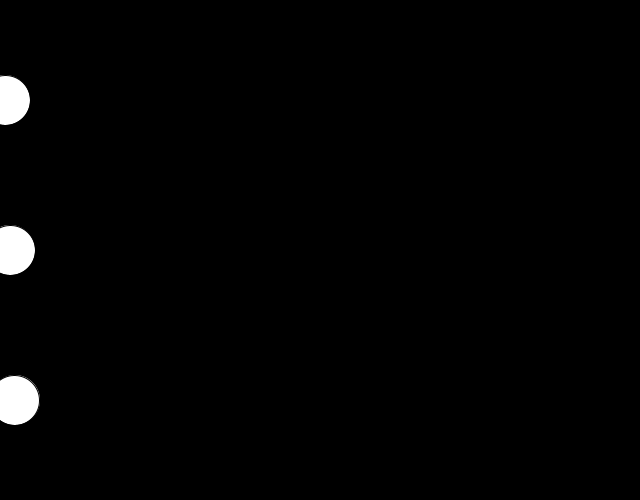
Frame 1 (no input)
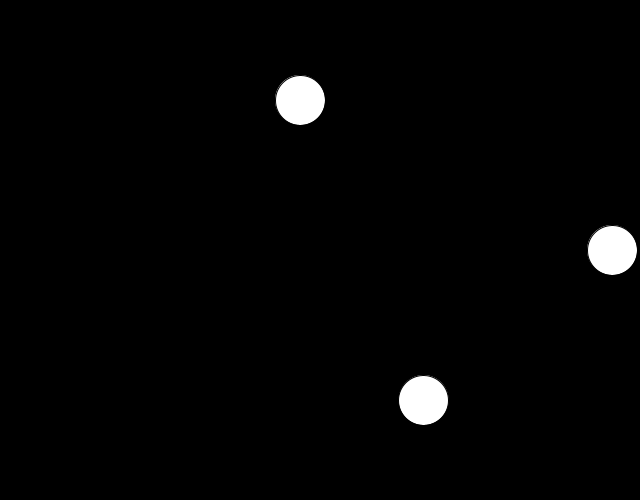
Frame 60 (the mouse pressed at the canvas centre just before this capture)
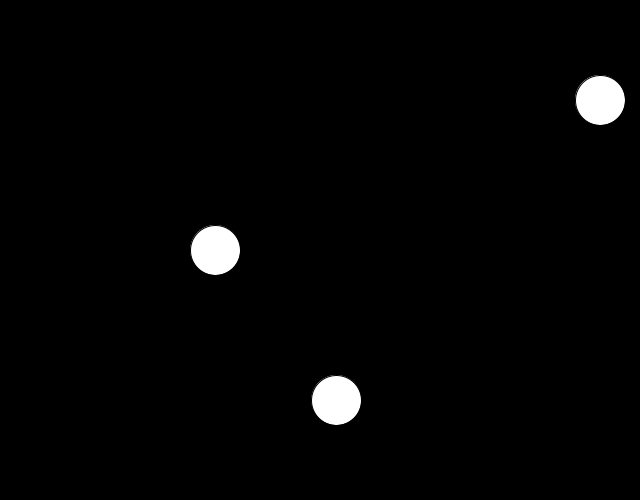
Frame 120 (the mouse held since frame 60 and released just before this capture)

The Processing sketch that drew these frames (run headless with seeded random() and noise(); from frame 60 on, the mouse is pressed at the canvas centre):

// Processing sketch: wave_motion
// ── wave_motion.pde
/*
* Comparing constant motion to organic variable motion using 
* sin and cos wave values
*/

float constantX, constantY, constantXSpeed;
float sinX, sinY, sinXDir, sinT;
float cosX, cosY, cosXDir, cosT;
float tanX, tanY, tanXDir, tanT;

void setup() {
  size(640, 500); 

  constantX = 0;
  constantY = 100;
  constantXSpeed = 5;

  sinX = 0;
  sinY = 250;
  sinXDir = 1;
  sinT = 0;

  cosX = 0;
  cosY = 400;
  cosXDir = 1;
  cosT = 0;
}

void draw() {
  background(0); 

  /////////////////////////////////////////////////////////////////////////////////////////////
  ///////////////////////////////////CONSTANT MOTION/////////////////////////////////////////// 
  /////////////////////////////////////////////////////////////////////////////////////////////

  if (constantX < 0 || constantX > width) 
    constantXSpeed *= -1;

  // With constant Motion, you are moving the ball the same amount with each frame
  constantX += constantXSpeed;
  ellipse(constantX, constantY, 50, 50); 


  ///////////////////////////////////////////////////////////////////////////////////////////
  ///////////////////////////////////SINE MOTION/////////////////////////////////////////////       
  ///////////////////////////////////////////////////////////////////////////////////////////

  if (sinX < 0 || sinX > width) 
    sinXDir *= -1; 

  sinT += 0.01;
  sinX += 5 * (sin(sinT) + 2) * sinXDir;
  ellipse(sinX, sinY, 50, 50);


  ///////////////////////////////////////////////////////////////////////////////////////////
  ///////////////////////////////////COSINE MOTION///////////////////////////////////////////       
  ///////////////////////////////////////////////////////////////////////////////////////////

  if (cosX < 0 || cosX > width) 
    cosXDir *= -1; 

  cosT += 0.01;
  cosX += 5 * (cos(cosT) + 2) * cosXDir;
  ellipse(cosX, cosY, 50, 50);
}
